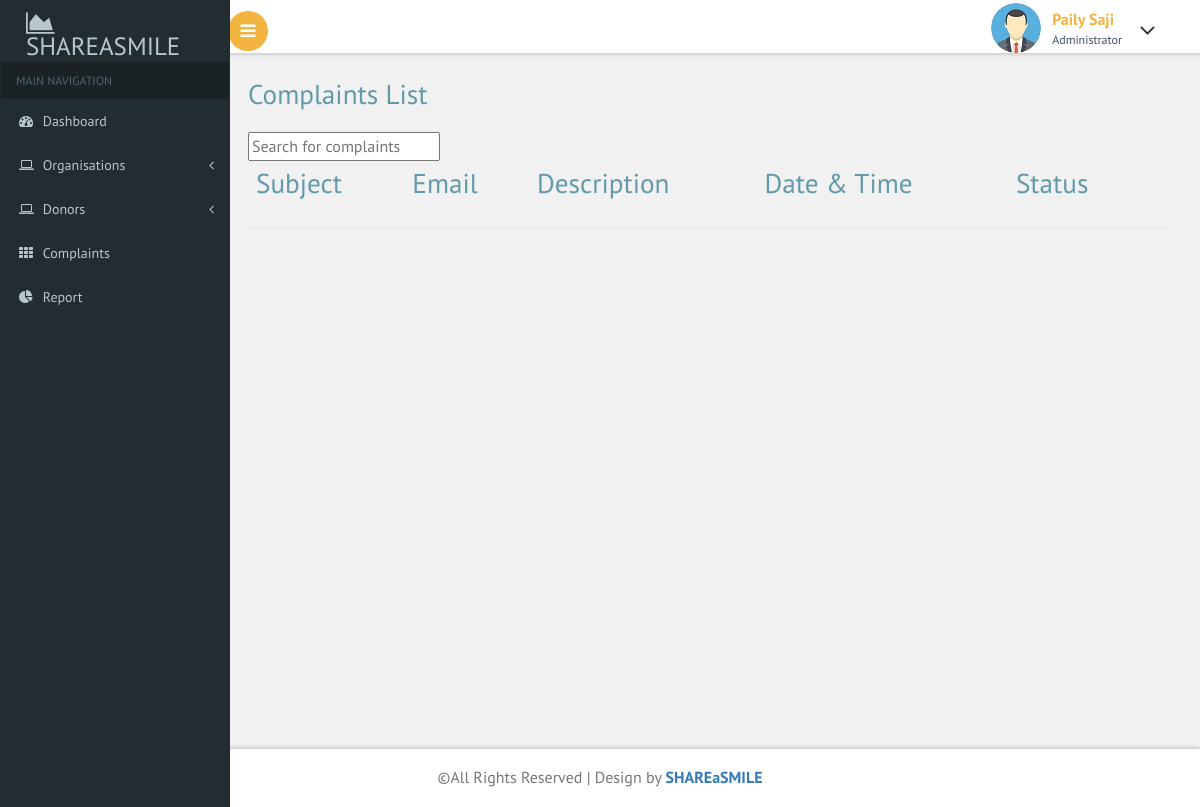
/admin/complaints.php, run on an earlier commit of the app's database.
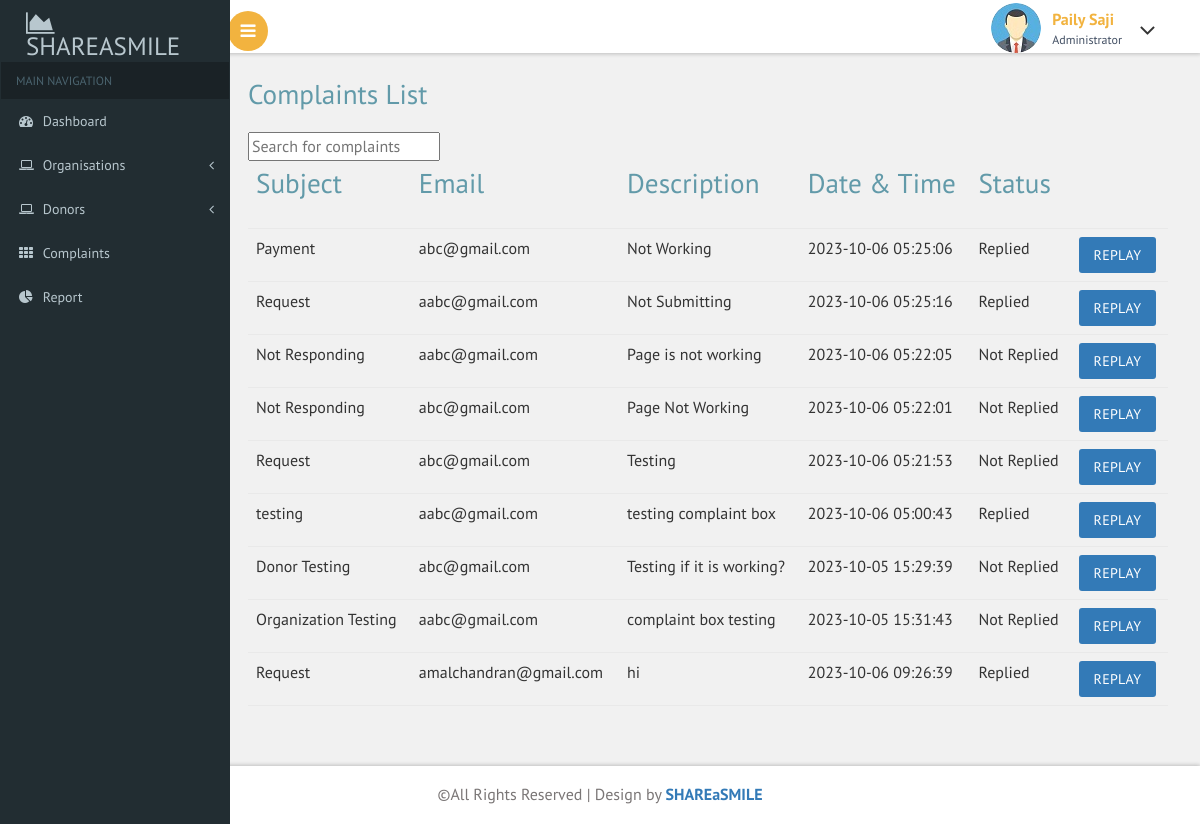
And on a later commit of the database.
### tables this page shows
CREATE TABLE `complaints` (
  `complaint_id` int(11) NOT NULL,
  `subject` varchar(100) NOT NULL,
  `description` varchar(500) NOT NULL,
  `email` varchar(50) NOT NULL,
  `timestamp` timestamp NOT NULL DEFAULT current_timestamp() ON UPDATE current_timestamp(),
  `status` int(11) NOT NULL DEFAULT 0,
  `replay` varchar(500) NOT NULL
);

### admin/complaints.php (the view, shortened to what this page needs)
<?php
include("header.php");
?>
<div id="page-wrapper">
    <div class="main-page">
        <h2 class="title1">Complaints List</h2>
        <input type="text" id="searchInput" placeholder="Search for complaints">
        <table class="table table-hover">
            <thead>
                <th>
                    <h2 class="title1">Subject</h2>
                </th>
                <th>
                    <h2 class="title1">Email</h2>
                </th>
                <th>
                    <h2 class="title1">Description</h2>
                </th>
                <th>
                    <h2 class="title1">Date & Time</h2>
                </th>
                <th>
                    <h2 class="title1">Status</h2>
                </th>
                <th></th>
            </thead>
            <tbody>
                <?php
                require("connect.php");
                $sql = "SELECT * FROM complaints";
                $res = mysqli_query($conn, $sql);
                if (mysqli_num_rows($res) > 0) {
                    while ($row = mysqli_fetch_assoc($res)) {
                        $cmo_id = $row['complaint_id'];
                        $sql1 = "SELECT * FROM complaints WHERE status=1 AND complaint_id=$cmo_id";
                        $res1 = mysqli_query($conn, $sql1);
                        ?>
                        <tr class="complaint-row">
                            <td><?php echo $row['subject'] ?></td>
                            <td><?php echo $row['email'] ?></td>
                            <td><?php echo $row['description'] ?></td>
                            <td><?php echo $row['timestamp'] ?></td>
                            <td><?php echo $row1 = mysqli_num_rows($res1) > 0 ? "Replied" : "Not Replied"; ?></td>
                            <td>
                                <?php if ($row1 = mysqli_num_rows($res1) > 0) : ?>
                                    <a class="btn btn-primary" href="alert.php">Replay</a>
                                <?php else : ?>
                                    <a class="btn btn-primary" href="replay.php?id=<?php echo $row['complaint_id'] ?>">Replay</a>
                                <?php endif; ?>
                            </td>
                        </tr>
                    <?php
                    }
                }
                ?>
            </tbody>
        </table>
    </div>
</div>
<?php
include("footer.php");
?>

What changed in the data, as far as the page shows it:
added complaints: subject "Payment", email "abc@gmail.com", description "Not Working", timestamp "2023-10-06 05:25:06", res1 "Replied", shows "REPLAY"
added complaints: subject "Request", email "aabc@gmail.com", description "Not Submitting", timestamp "2023-10-06 05:25:16", res1 "Replied", shows "REPLAY"
added complaints: subject "Not Responding", email "aabc@gmail.com", description "Page is not working", timestamp "2023-10-06 05:22:05", res1 "Not Replied"
added complaints: subject "Not Responding", email "abc@gmail.com", description "Page Not Working", timestamp "2023-10-06 05:22:01", res1 "Not Replied"
added complaints: subject "Request", email "abc@gmail.com", description "Testing", timestamp "2023-10-06 05:21:53", res1 "Not Replied"
added complaints: subject "testing", email "aabc@gmail.com", description "testing complaint box", timestamp "2023-10-06 05:00:43", res1 "Replied", shows "REPLAY"
added complaints: subject "Donor Testing", email "abc@gmail.com", description "Testing if it is working?", timestamp "2023-10-05 15:29:39", res1 "Not Replied"
added complaints: subject "Organization Testing", email "aabc@gmail.com", description "complaint box testing", timestamp "2023-10-05 15:31:43", res1 "Not Replied"
added complaints: subject "Request", email "amalchandran@gmail.com", description "hi", timestamp "2023-10-06 09:26:39", res1 "Replied", shows "REPLAY"
